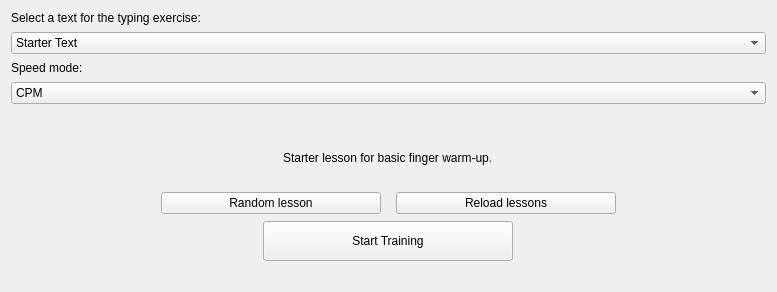
    <widget class="QWidget" name="pageStart">
     <layout class="QVBoxLayout" name="verticalLayout_3">
      <item>
       <layout class="QVBoxLayout" name="verticalLayout_2">
        <property name="spacing">
         <number>7</number>
        </property>
        <item alignment="Qt::AlignmentFlag::AlignLeft">
         <widget class="QLabel" name="label">
          <property name="sizePolicy">
           <sizepolicy hsizetype="Preferred" vsizetype="Preferred">
            <horstretch>0</horstretch>
            <verstretch>0</verstretch>
           </sizepolicy>
          </property>
          <property name="minimumSize">
           <size>
            <width>0</width>
            <height>0</height>
           </size>
          </property>
          <property name="maximumSize">
           <size>
            <width>16777215</width>
            <height>70</height>
           </size>
          </property>
          <property name="text">
           <string>Select a text for the typing exercise:</string>
          </property>
         </widget>
        </item>
        <item alignment="Qt::AlignmentFlag::AlignHCenter">
         <widget class="QComboBox" name="comboLesson">
          <property name="sizePolicy">
           <sizepolicy hsizetype="Preferred" vsizetype="Fixed">
            <horstretch>0</horstretch>
            <verstretch>0</verstretch>
           </sizepolicy>
          </property>
          <property name="minimumSize">
           <size>
            <width>755</width>
            <height>0</height>
           </size>
          </property>
          <property name="maximumSize">
           <size>
            <width>500</width>
            <height>16777215</height>
           </size>
          </property>
          <item>
           <property name="text">
            <string>Starter Text</string>
           </property>
          </item>
          <item>
           <property name="text">
            <string>Numbers and Symbols</string>
           </property>
          </item>
          <item>
           <property name="text">
            <string>Common Words Part 1</string>
           </property>
          </item>
          <item>
           <property name="text">
            <string>Common Words Part 2</string>
           </property>
          </item>
          <item>
           <property name="text">
            <string>Python Code Sample</string>
           </property>
          </item>
          <item>
           <property name="text">
            <string>Lorem Ipsum</string>
           </property>
          </item>
         </widget>
        </item>
        <item>
         <widget class="QLabel" name="label_3">
          <property name="text">
           <string>Speed mode:</string>
          </property>
         </widget>
        </item>
        <item>
         <widget class="QComboBox" name="comboSpeedMode">
          <item>
           <property name="text">
            <string>CPM</string>
           </property>
          </item>
          <item>
           <property name="text">
            <string>WPM</string>
           </property>
          </item>
         </widget>
        </item>
        <item>
         <spacer name="verticalSpacer_4">
          <property name="orientation">
           <enum>Qt::Orientation::Vertical</enum>
          </property>
          <property name="sizeHint" stdset="0">
           <size>
            <width>20</width>
            <height>40</height>
           </size>
          </property>
         </spacer>
        </item>
        <item alignment="Qt::AlignmentFlag::AlignHCenter">
         <widget class="QLabel" name="labelLessonDescription">
          <property name="text">
           <string>Starter lesson for basic finger warm-up.</string>
          </property>
         </widget>
        </item>
        <item>
         <spacer name="verticalSpacer_3">
          <property name="orientation">
           <enum>Qt::Orientation::Vertical</enum>
          </property>
          <property name="sizeHint" stdset="0">
           <size>
            <width>20</width>
            <height>20</height>
           </size>
          </property>
         </spacer>
        </item>
        <item>
         <layout class="QHBoxLayout" name="horizontalLayout_13">
          <property name="spacing">
           <number>15</number>
          </property>
          <property name="leftMargin">
           <number>150</number>
          </property>
          <property name="rightMargin">
           <number>150</number>
          </property>
          <item>
           <widget class="QPushButton" name="btnRandomLesson">
            <property name="text">
             <string>Random lesson</string>
            </property>
           </widget>
          </item>
          <item>
           <widget class="QPushButton" name="btnReloadLessons">
            <property name="text">
             <string>Reload lessons</string>
            </property>
           </widget>
          </item>
         </layout>
        </item>
        <item alignment="Qt::AlignmentFlag::AlignHCenter">
         <widget class="QPushButton" name="btnStartTraining">
          <property name="sizePolicy">
           <sizepolicy hsizetype="Minimum" vsizetype="Minimum">
            <horstretch>0</horstretch>
            <verstretch>0</verstretch>
           </sizepolicy>
          </property>
          <property name="minimumSize">
           <size>
            <width>250</width>
            <height>40</height>
           </size>
          </property>
          <property name="maximumSize">
           <size>
            <width>300</width>
            <height>40</height>
           </size>
          </property>
          <property name="layoutDirection">
           <enum>Qt::LayoutDirection::LeftToRight</enum>
          </property>
          <property name="text">
           <string>Start Training</string>
          </property>
         </widget>
        </item>
        <item>
         <spacer name="verticalSpacer_5">
          <property name="orientation">
           <enum>Qt::Orientation::Vertical</enum>
          </property>
          <property name="sizeType">
           <enum>QSizePolicy::Policy::Fixed</enum>
          </property>
          <property name="sizeHint" stdset="0">
           <size>
            <width>20</width>
            <height>20</height>
           </size>
          </property>
         </spacer>
        </item>
       </layout>
      </item>
     </layout>
    </widget>
